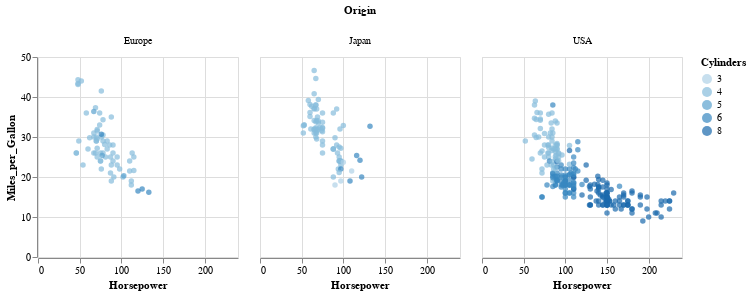

Notebook cell for this chart:
### Markdown cell above
Finalmente, vamos adicionar um pouco de iteratividade no gráfico. Com a linha de código abaixo,
o usuário pode fazer "pan" e zoom no gráfico. Novamente repetimos o processo para o framework e em VegaLite nativo.

### Code cell
df |>
@vlplot(
    :circle,
    x="Horsepower:q",
    y="Miles_per_Gallon:q",
    color="Cylinders:o",
    column="Origin:n",
    width=200,
    height=200,
    selection={
        grid={
                type=:interval,
                resolve=:global,
                bind=:scales,
                translate="[mousedown[!event.shiftKey], window:mouseup] > window:mousemove!",
                zoom="wheel![!event.shiftKey]"
            }
    }
)

### Figure 1 — Vega-Lite specification as saved in the notebook (floating-point values rounded to 4 significant figures; data arrays with more than 128 entries replaced by an {"elided": "..."} marker saying what was removed)
{"data": {"values": {"elided": "406 records"}}, "encoding": {"color": {"field": "Cylinders", "type": "ordinal"}, "column": {"field": "Origin", "type": "nominal"}, "x": {"field": "Horsepower", "type": "quantitative"}, "y": {"field": "Miles_per_Gallon", "type": "quantitative"}}, "height": 200, "mark": "circle", "selection": {"grid": {"bind": "scales", "resolve": "global", "translate": "[mousedown[!event.shiftKey], window:mouseup] > window:mousemove!", "type": "interval", "zoom": "wheel![!event.shiftKey]"}}, "width": 200}
